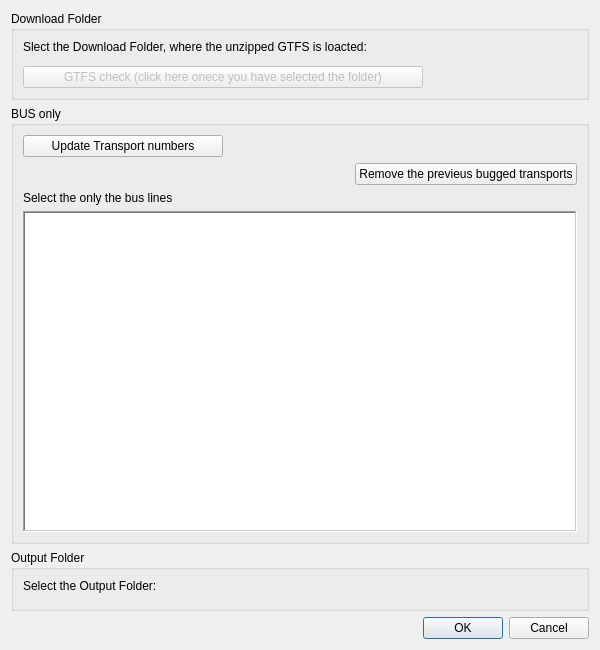
<?xml version="1.0" encoding="UTF-8"?>
<ui version="4.0">
 <class>OSMimportDialogBase</class>
 <widget class="QDialog" name="OSMimportDialogBase">
  <property name="geometry">
   <rect>
    <x>0</x>
    <y>0</y>
    <width>600</width>
    <height>650</height>
   </rect>
  </property>
  <property name="minimumSize">
   <size>
    <width>600</width>
    <height>650</height>
   </size>
  </property>
  <property name="maximumSize">
   <size>
    <width>1000</width>
    <height>1200</height>
   </size>
  </property>
  <property name="windowTitle">
   <string>OSM import roads and transport stops</string>
  </property>
  <layout class="QGridLayout" name="gridLayout">
   <item row="2" column="0">
    <widget class="QGroupBox" name="groupBox">
     <property name="title">
      <string>BUS only</string>
     </property>
     <layout class="QGridLayout" name="gridLayout_2">
      <item row="3" column="0" alignment="Qt::AlignRight">
       <widget class="QPushButton" name="RmvBusesButton">
        <property name="maximumSize">
         <size>
          <width>300</width>
          <height>16777215</height>
         </size>
        </property>
        <property name="cursor">
         <cursorShape>ArrowCursor</cursorShape>
        </property>
        <property name="layoutDirection">
         <enum>Qt::LeftToRight</enum>
        </property>
        <property name="text">
         <string>Remove the previeus bugged transports</string>
        </property>
       </widget>
      </item>
      <item row="5" column="0">
       <widget class="QLabel" name="label_3">
        <property name="text">
         <string>Select the only the bus lines</string>
        </property>
       </widget>
      </item>
      <item row="6" column="0">
       <widget class="QListWidget" name="listbusWidget">
        <property name="font">
         <font>
          <family>Sans Serif</family>
          <pointsize>14</pointsize>
          <weight>75</weight>
          <bold>true</bold>
         </font>
        </property>
        <property name="frameShape">
         <enum>QFrame::WinPanel</enum>
        </property>
        <property name="frameShadow">
         <enum>QFrame::Sunken</enum>
        </property>
        <property name="selectionMode">
         <enum>QAbstractItemView::MultiSelection</enum>
        </property>
        <property name="flow">
         <enum>QListView::LeftToRight</enum>
        </property>
        <property name="isWrapping" stdset="0">
         <bool>true</bool>
        </property>
        <property name="selectionRectVisible">
         <bool>false</bool>
        </property>
        <property name="itemAlignment">
         <set>Qt::AlignCenter</set>
        </property>
        <property name="sortingEnabled">
         <bool>true</bool>
        </property>
       </widget>
      </item>
      <item row="2" column="0">
       <widget class="QPushButton" name="UpdatebusButton">
        <property name="maximumSize">
         <size>
          <width>200</width>
          <height>16777215</height>
         </size>
        </property>
        <property name="layoutDirection">
         <enum>Qt::LeftToRight</enum>
        </property>
        <property name="text">
         <string>Update Transport numbers</string>
        </property>
       </widget>
      </item>
     </layout>
    </widget>
   </item>
   <item row="4" column="0">
    <widget class="QDialogButtonBox" name="button_box">
     <property name="orientation">
      <enum>Qt::Horizontal</enum>
     </property>
     <property name="standardButtons">
      <set>QDialogButtonBox::Cancel|QDialogButtonBox::Ok</set>
     </property>
    </widget>
   </item>
   <item row="1" column="0">
    <widget class="QGroupBox" name="Input">
     <property name="title">
      <string>Download Folder</string>
     </property>
     <layout class="QVBoxLayout" name="verticalLayout_2">
      <item>
       <widget class="QLabel" name="label">
        <property name="text">
         <string>Slect the Download Folder, where the unzipped GTFS is loacted:</string>
        </property>
       </widget>
      </item>
      <item>
       <widget class="QgsFileWidget" name="DownloadQgsFolderWidget">
        <property name="dialogTitle">
         <string>Select the download Folder where you have your GTFS files and this plugin will store the tmep files</string>
        </property>
        <property name="defaultRoot">
         <string>~/Downloads/</string>
        </property>
        <property name="storageMode">
         <enum>QgsFileWidget::GetDirectory</enum>
        </property>
        <property name="relativeStorage">
         <enum>QgsFileWidget::Absolute</enum>
        </property>
       </widget>
      </item>
      <item>
       <widget class="QPushButton" name="checkGTFSButton">
        <property name="enabled">
         <bool>false</bool>
        </property>
        <property name="minimumSize">
         <size>
          <width>400</width>
          <height>0</height>
         </size>
        </property>
        <property name="maximumSize">
         <size>
          <width>400</width>
          <height>16777215</height>
         </size>
        </property>
        <property name="text">
         <string>GTFS check (click here onece you have selected the folder)</string>
        </property>
        <property name="iconSize">
         <size>
          <width>16</width>
          <height>16</height>
         </size>
        </property>
       </widget>
      </item>
     </layout>
    </widget>
   </item>
   <item row="3" column="0">
    <widget class="QGroupBox" name="OutputFolder">
     <property name="title">
      <string>Output Folder</string>
     </property>
     <layout class="QVBoxLayout" name="verticalLayout">
      <item>
       <widget class="QLabel" name="label_2">
        <property name="text">
         <string>Select the Output Folder:</string>
        </property>
       </widget>
      </item>
      <item>
       <widget class="QgsFileWidget" name="OutPutQgsFolderWidget">
        <property name="dialogTitle">
         <string>Here you will find the files that matters: valid OSM stops and invalid ones, transport routes and relative OSM ways</string>
        </property>
        <property name="defaultRoot">
         <string>~/Documents/OSMrouting</string>
        </property>
        <property name="storageMode">
         <enum>QgsFileWidget::GetDirectory</enum>
        </property>
       </widget>
      </item>
     </layout>
    </widget>
   </item>
  </layout>
 </widget>
 <customwidgets>
  <customwidget>
   <class>QgsFileWidget</class>
   <extends>QWidget</extends>
   <header>qgsfilewidget.h</header>
  </customwidget>
 </customwidgets>
 <resources/>
 <connections>
  <connection>
   <sender>button_box</sender>
   <signal>accepted()</signal>
   <receiver>OSMimportDialogBase</receiver>
   <slot>accept()</slot>
   <hints>
    <hint type="sourcelabel">
     <x>20</x>
     <y>20</y>
    </hint>
    <hint type="destinationlabel">
     <x>20</x>
     <y>20</y>
    </hint>
   </hints>
  </connection>
  <connection>
   <sender>button_box</sender>
   <signal>rejected()</signal>
   <receiver>OSMimportDialogBase</receiver>
   <slot>reject()</slot>
   <hints>
    <hint type="sourcelabel">
     <x>20</x>
     <y>20</y>
    </hint>
    <hint type="destinationlabel">
     <x>20</x>
     <y>20</y>
    </hint>
   </hints>
  </connection>
 </connections>
</ui>
